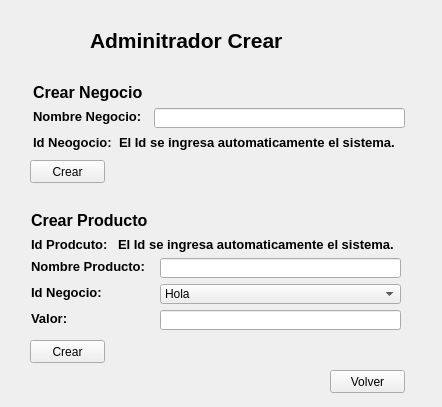
<?xml version="1.0" encoding="UTF-8"?>
<ui version="4.0">
 <class>AdmiCNP</class>
 <widget class="QWidget" name="AdmiCNP">
  <property name="geometry">
   <rect>
    <x>0</x>
    <y>0</y>
    <width>442</width>
    <height>407</height>
   </rect>
  </property>
  <property name="windowTitle">
   <string>Form</string>
  </property>
  <widget class="QLabel" name="labelTitulo">
   <property name="geometry">
    <rect>
     <x>90</x>
     <y>20</y>
     <width>211</width>
     <height>41</height>
    </rect>
   </property>
   <property name="font">
    <font>
     <pointsize>16</pointsize>
     <weight>75</weight>
     <bold>true</bold>
    </font>
   </property>
   <property name="text">
    <string>Adminitrador Crear</string>
   </property>
  </widget>
  <widget class="QLabel" name="labelCNegocio">
   <property name="geometry">
    <rect>
     <x>33</x>
     <y>83</y>
     <width>115</width>
     <height>19</height>
    </rect>
   </property>
   <property name="font">
    <font>
     <pointsize>12</pointsize>
     <weight>75</weight>
     <bold>true</bold>
    </font>
   </property>
   <property name="text">
    <string>Crear Negocio</string>
   </property>
  </widget>
  <widget class="QLabel" name="labelCProducto">
   <property name="geometry">
    <rect>
     <x>31</x>
     <y>211</y>
     <width>123</width>
     <height>19</height>
    </rect>
   </property>
   <property name="font">
    <font>
     <pointsize>12</pointsize>
     <weight>75</weight>
     <bold>true</bold>
    </font>
   </property>
   <property name="text">
    <string>Crear Producto</string>
   </property>
  </widget>
  <widget class="QLabel" name="labelNoNegocio">
   <property name="geometry">
    <rect>
     <x>33</x>
     <y>108</y>
     <width>108</width>
     <height>16</height>
    </rect>
   </property>
   <property name="font">
    <font>
     <pointsize>10</pointsize>
     <weight>75</weight>
     <bold>true</bold>
    </font>
   </property>
   <property name="text">
    <string>Nombre Negocio:</string>
   </property>
  </widget>
  <widget class="QLabel" name="label_2">
   <property name="geometry">
    <rect>
     <x>33</x>
     <y>134</y>
     <width>80</width>
     <height>16</height>
    </rect>
   </property>
   <property name="font">
    <font>
     <pointsize>10</pointsize>
     <weight>75</weight>
     <bold>true</bold>
    </font>
   </property>
   <property name="text">
    <string>Id Neogocio:</string>
   </property>
  </widget>
  <widget class="QLineEdit" name="lineEditNombreN">
   <property name="geometry">
    <rect>
     <x>154</x>
     <y>108</y>
     <width>251</width>
     <height>20</height>
    </rect>
   </property>
  </widget>
  <widget class="QLabel" name="labelMensajeN">
   <property name="geometry">
    <rect>
     <x>119</x>
     <y>134</y>
     <width>289</width>
     <height>16</height>
    </rect>
   </property>
   <property name="font">
    <font>
     <pointsize>10</pointsize>
     <weight>75</weight>
     <bold>true</bold>
    </font>
   </property>
   <property name="text">
    <string>El Id se ingresa automaticamente el sistema.</string>
   </property>
  </widget>
  <widget class="QLabel" name="labelNombreP">
   <property name="geometry">
    <rect>
     <x>31</x>
     <y>258</y>
     <width>117</width>
     <height>16</height>
    </rect>
   </property>
   <property name="font">
    <font>
     <pointsize>10</pointsize>
     <weight>75</weight>
     <bold>true</bold>
    </font>
   </property>
   <property name="text">
    <string>Nombre Producto:</string>
   </property>
  </widget>
  <widget class="QLabel" name="labelMensajeP">
   <property name="geometry">
    <rect>
     <x>118</x>
     <y>236</y>
     <width>289</width>
     <height>16</height>
    </rect>
   </property>
   <property name="font">
    <font>
     <pointsize>10</pointsize>
     <weight>75</weight>
     <bold>true</bold>
    </font>
   </property>
   <property name="text">
    <string>El Id se ingresa automaticamente el sistema.</string>
   </property>
  </widget>
  <widget class="QLabel" name="labelIP">
   <property name="geometry">
    <rect>
     <x>31</x>
     <y>236</y>
     <width>81</width>
     <height>16</height>
    </rect>
   </property>
   <property name="font">
    <font>
     <pointsize>10</pointsize>
     <weight>75</weight>
     <bold>true</bold>
    </font>
   </property>
   <property name="text">
    <string>Id Prodcuto:</string>
   </property>
  </widget>
  <widget class="QLabel" name="labelINe">
   <property name="geometry">
    <rect>
     <x>31</x>
     <y>284</y>
     <width>72</width>
     <height>16</height>
    </rect>
   </property>
   <property name="font">
    <font>
     <pointsize>10</pointsize>
     <weight>75</weight>
     <bold>true</bold>
    </font>
   </property>
   <property name="text">
    <string>Id Negocio:</string>
   </property>
  </widget>
  <widget class="QComboBox" name="comboBoxINe">
   <property name="geometry">
    <rect>
     <x>160</x>
     <y>284</y>
     <width>241</width>
     <height>20</height>
    </rect>
   </property>
   <item>
    <property name="text">
     <string>Hola</string>
    </property>
   </item>
  </widget>
  <widget class="QLabel" name="labelValor">
   <property name="geometry">
    <rect>
     <x>31</x>
     <y>310</y>
     <width>39</width>
     <height>16</height>
    </rect>
   </property>
   <property name="font">
    <font>
     <pointsize>10</pointsize>
     <weight>75</weight>
     <bold>true</bold>
    </font>
   </property>
   <property name="text">
    <string>Valor:</string>
   </property>
  </widget>
  <widget class="QLineEdit" name="lineEditValor">
   <property name="geometry">
    <rect>
     <x>160</x>
     <y>310</y>
     <width>241</width>
     <height>20</height>
    </rect>
   </property>
  </widget>
  <widget class="QPushButton" name="botonCrearN">
   <property name="geometry">
    <rect>
     <x>30</x>
     <y>160</y>
     <width>75</width>
     <height>23</height>
    </rect>
   </property>
   <property name="text">
    <string>Crear</string>
   </property>
  </widget>
  <widget class="QPushButton" name="botonCrearP">
   <property name="geometry">
    <rect>
     <x>30</x>
     <y>340</y>
     <width>75</width>
     <height>23</height>
    </rect>
   </property>
   <property name="text">
    <string>Crear</string>
   </property>
  </widget>
  <widget class="QPushButton" name="botonVolver">
   <property name="geometry">
    <rect>
     <x>330</x>
     <y>370</y>
     <width>75</width>
     <height>23</height>
    </rect>
   </property>
   <property name="text">
    <string>Volver</string>
   </property>
  </widget>
  <widget class="QLineEdit" name="lineEditNoPr">
   <property name="geometry">
    <rect>
     <x>160</x>
     <y>258</y>
     <width>241</width>
     <height>20</height>
    </rect>
   </property>
  </widget>
 </widget>
 <resources/>
 <connections/>
</ui>
